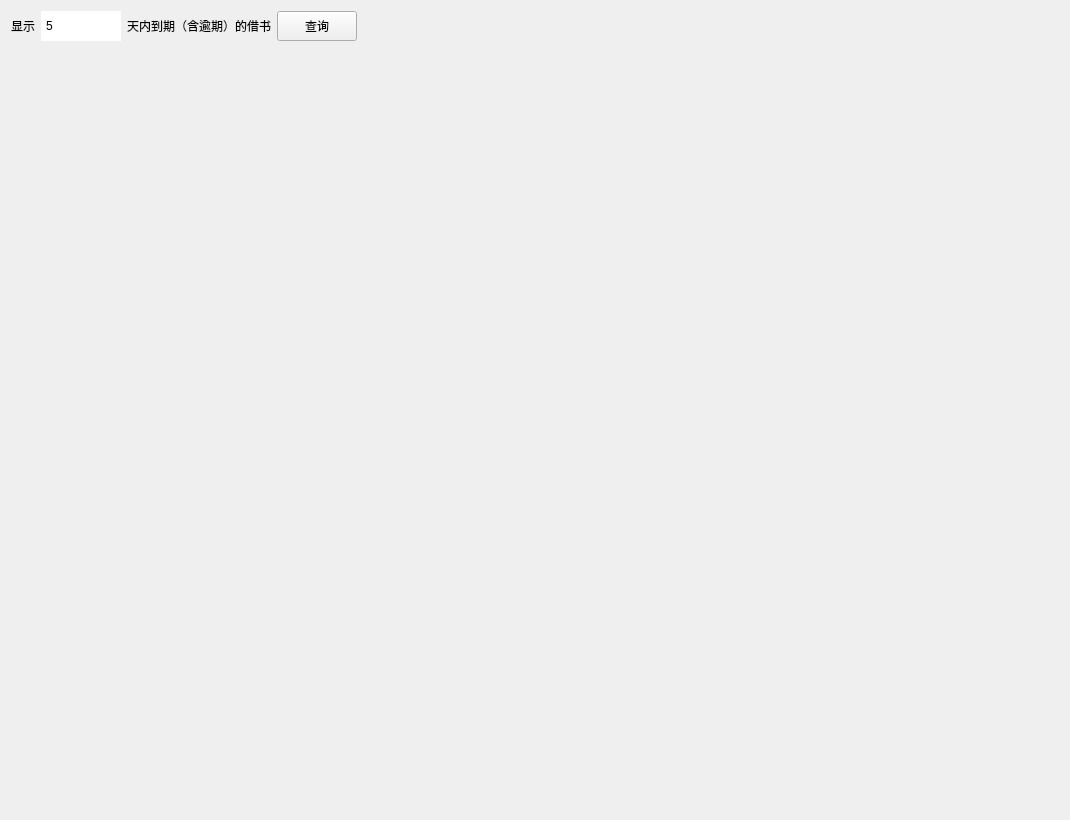
<?xml version="1.0" encoding="UTF-8"?>
<ui version="4.0">
 <class>RemindReturnForm</class>
 <widget class="QWidget" name="RemindReturnForm">
  <property name="geometry">
   <rect>
    <x>0</x>
    <y>0</y>
    <width>1070</width>
    <height>820</height>
   </rect>
  </property>
  <property name="windowTitle">
   <string>催还管理</string>
  </property>
  <layout class="QVBoxLayout" name="verticalLayout">
   <item>
    <layout class="QHBoxLayout" name="headerLayout">
     <item>
      <widget class="QLabel" name="label">
       <property name="minimumSize">
        <size>
         <width>0</width>
         <height>30</height>
        </size>
       </property>
       <property name="text">
        <string>显示</string>
       </property>
      </widget>
     </item>
     <item>
      <widget class="QSpinBox" name="DaysSpinBox">
       <property name="minimumSize">
        <size>
         <width>80</width>
         <height>30</height>
        </size>
       </property>
       <property name="styleSheet">
        <string>QSpinBox::up-button, QSpinBox::down-button { width: 0; border: none; }</string>
       </property>
       <property name="minimum">
        <number>0</number>
       </property>
       <property name="maximum">
        <number>365</number>
       </property>
       <property name="value">
        <number>5</number>
       </property>
      </widget>
     </item>
     <item>
      <widget class="QLabel" name="label_2">
       <property name="minimumSize">
        <size>
         <width>0</width>
         <height>30</height>
        </size>
       </property>
       <property name="text">
        <string>天内到期（含逾期）的借书</string>
       </property>
      </widget>
     </item>
     <item>
      <widget class="QPushButton" name="QueryButton">
       <property name="minimumSize">
        <size>
         <width>80</width>
         <height>30</height>
        </size>
       </property>
       <property name="text">
        <string>查询</string>
       </property>
      </widget>
     </item>
     <item>
      <spacer name="horizontalSpacer">
       <property name="orientation">
        <enum>Qt::Orientation::Horizontal</enum>
       </property>
       <property name="sizeHint" stdset="0">
        <size>
         <width>40</width>
         <height>20</height>
        </size>
       </property>
      </spacer>
     </item>
     <item>
      <widget class="QLabel" name="SummaryLabel">
       <property name="minimumSize">
        <size>
         <width>0</width>
         <height>30</height>
        </size>
       </property>
       <property name="text">
        <string/>
       </property>
      </widget>
     </item>
    </layout>
   </item>
   <item>
    <widget class="QScrollArea" name="scrollArea">
     <property name="widgetResizable">
      <bool>true</bool>
     </property>
     <property name="frameShape">
      <enum>QFrame::Shape::NoFrame</enum>
     </property>
     <widget class="QWidget" name="scrollAreaWidgetContents">
      <property name="geometry">
       <rect>
        <x>0</x>
        <y>0</y>
        <width>100</width>
        <height>100</height>
       </rect>
      </property>
      <layout class="QVBoxLayout" name="cardLayout">
       <item>
        <spacer name="verticalSpacer">
         <property name="orientation">
          <enum>Qt::Orientation::Vertical</enum>
         </property>
         <property name="sizeHint" stdset="0">
          <size>
           <width>20</width>
           <height>40</height>
          </size>
         </property>
        </spacer>
       </item>
      </layout>
     </widget>
    </widget>
   </item>
  </layout>
 </widget>
 <resources/>
 <connections/>
</ui>
